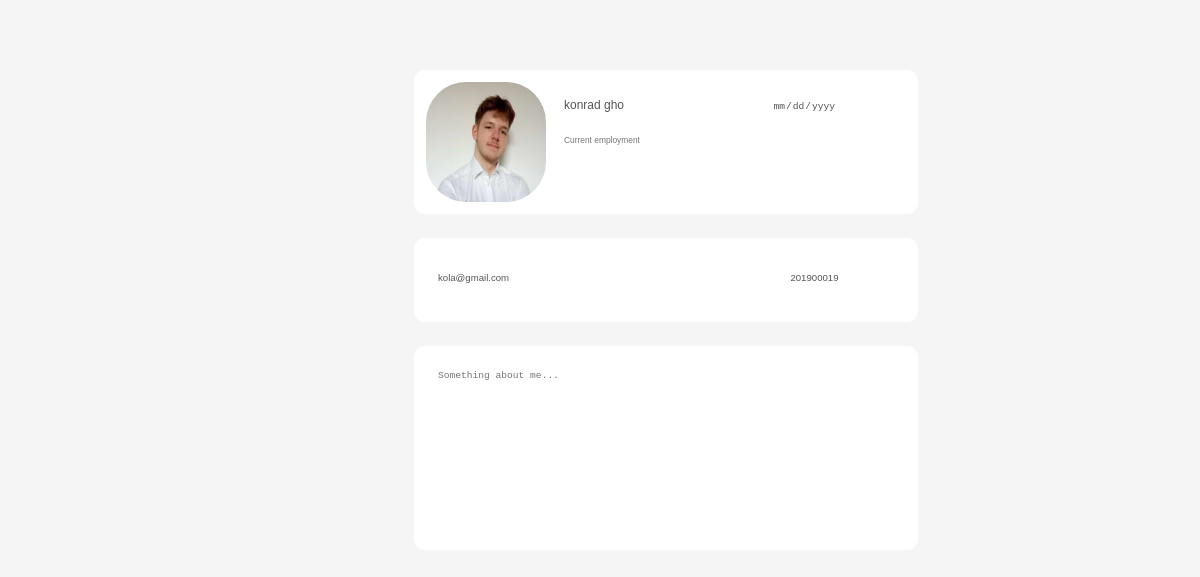
Screenshot of /profile.php?id=9 with the database file from the repository.
### tables this page shows
CREATE TABLE `users` (
  `id` int(11) NOT NULL,
  `username` varchar(50) NOT NULL,
  `password` varchar(255) NOT NULL,
  `mail` varchar(50) NOT NULL,
  `name` varchar(50) NOT NULL,
  `phone` varchar(20) NOT NULL,
  `tin` varchar(15) NOT NULL,
  `company_name` varchar(100) NOT NULL,
  `birthdate` date NOT NULL,
  `work` varchar(50) NOT NULL,
  `description` text NOT NULL
);

### profile.php (the view, shortened to what this page needs)
<?php
include 'database.php';
$user_id = $_GET['id'];
$queryGetInfo = $conn->prepare("SELECT `name`, `work`, `birthdate`, `mail`, `phone`, `description` FROM users WHERE id = ?");
$queryGetInfo->bind_param("i", $user_id);
$queryGetInfo->execute();
$queryGetInfo->bind_result($name, $work, $birthDate, $email, $phoneNumber, $description);
?>
<!DOCTYPE html>
<html lang="PL">
<head>
    <link rel="stylesheet" href="style_account.css">
    <link rel="stylesheet" href="https://cdnjs.cloudflare.com/ajax/libs/font-awesome/6.0.0-beta3/css/all.min.css">
</head>
<body>
    <div id="account">
        <div id="main_info">
            <img id="myPhoto" src="images/myPhoto.png" onerror="this.onerror=null; this.src='images/error.jpg'" alt="no photo">
            <form method="POST" id="mainInfo">
                <input type="text" name="name" id="name" class="input" value="<?php echo $name?>" placeholder="First and last name" disabled/>
                <input type="date" name="birthDate" id="birthDate" class="input" value="<?php echo $birthDate?>" placeholder="Date of birth" disabled/>
                <input type="text" name="work" id="work" class="input" value="<?php echo $work?>" placeholder="Current employment" disabled/></br>
            </form>
        </div>
        <div id="contact">
            <form method="POST">
                <input type="mail" name="mail" id="mail" class="input" value="<?php echo $email?>" placeholder="E-mail" disabled/>
                <input type="tel" name="phoneNumber" id="phoneNumber" class="input" pattern="([0-9]{3} ?){2,4}[0-9]{3}" value="<?php echo $phoneNumber?>" placeholder="Tel. number (xxx xxx xxx)" disabled/></br>
            </form>
        </div>
        <div id="description">
            <form method="POST">
                <textarea id="aboutMe" class="input" name="aboutMe" placeholder="Something about me..." disabled><?php echo $description?></textarea>
            </form>
        </div>
    </div>
</body>
</html>

### style_account.css (style rules this page uses)
body { background-color: #f5f5f5; margin: 0; font-family: "Nunito Sans", sans-serif; display: flex; justify-content: center; align-items: center; height: 100vh; }
#account { margin: auto; width: 57vw; height: 40vw; margin-top: 5.81vw; }
#main_info { background-color: #ffffff; margin-left: 13vw; width: 40vw; height: 10vw; border-radius: 11px; padding: 1vw; }
#myPhoto { width: 10vw; height: 10vw; float: left; }
img { border-radius: 40px; }
#mainInfo { margin-left: 11vw; width: 30vw; }
#mainInfo #name { font-size: 1vw; }
#work { margin-top: -0.9vw; font-size: 0.7vw; }
#birthDate { margin-left: 8vw; }
#contact { background-color: #ffffff; margin-left: 13vw; width: 39vw; height: 4vw; border-radius: 11px; }
#phoneNumber { margin-left: 20vw; }
#description { width: 39vw; height: 14vw; margin-left: 13vw; background-color: #ffffff; border-radius: 11px; }
#aboutMe { width: 38vw; height: 12vw; resize: none; border-radius: 11px; background-color: #ffffff; padding: 0.5vw; }
.input, .inputEditable { width: 8vw; text-align: left; font-size: 0.8vw; padding: 0.5vw; border-radius: 11px; }
.input { background-color: #ffffff; border: none; }
#contact, #description { margin-top: 2vw; padding: 1.5vw; }
input { margin: 10px 0; padding: 10px; width: calc(100% - 22px); border: 1px solid #ccc; border-radius: 4px; }

### rows the page displays
users: name "konrad gho", mail "kola@gmail.com", phoneNumber "201900019"
